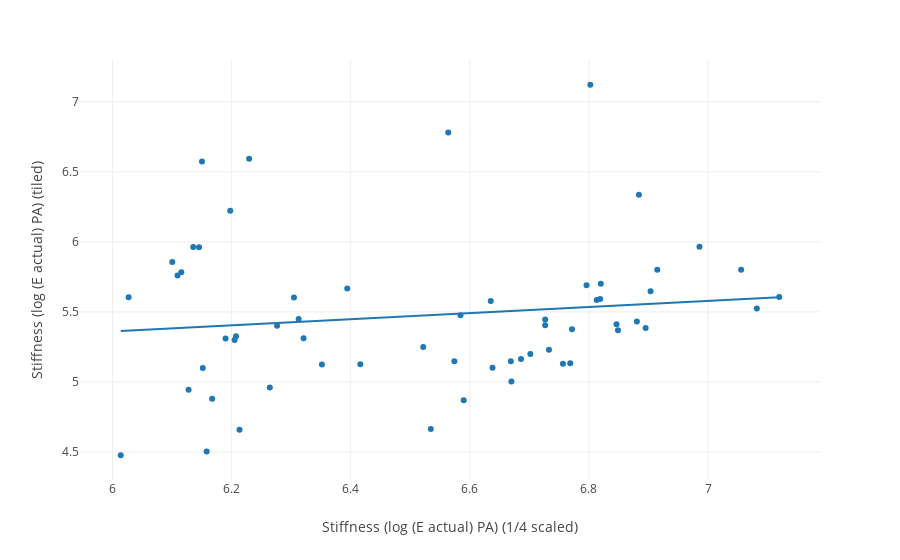

Notebook code cell kept with this figure:
### Code cell
# px.scatter(df_combine, x='Stiffness (log (E actual) PA) (1/4 scaled)', y='Stiffness (log (E actual) PA) (tiled)')

# Create the scatter plot with 'Object ID' in hover data
fig = px.scatter(
    df_combine,
    x='Stiffness (log (E actual) PA) (1/4 scaled)',
    y='Stiffness (log (E actual) PA) (tiled)',
    hover_data=['Object ID'],  # Include 'Object ID' in hover data
    trendline="ols"  # Add a regression line
)

# Show the plot
fig.show()
